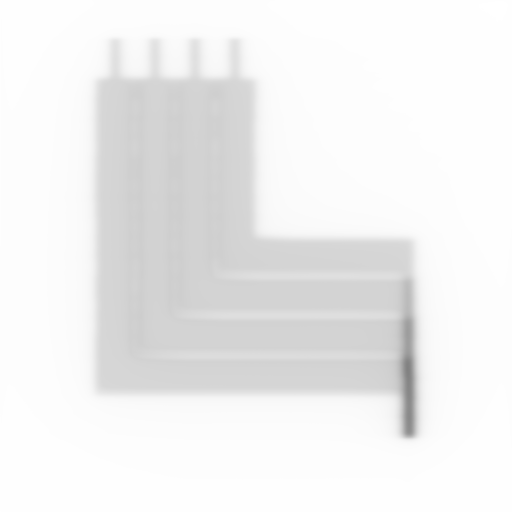
#> input picture IMAGENES FORMATO TIFF/Transmision_CampoL/prueba/TransL01.tif, 1024 x 1024 px, found by its file name (shown at 1/2 size)
$ python gantry_evaluation.py
#> lines starting #> are read from the running program, lines starting #| are printed output that depends on the picture; after the words box and inside, x2 and y2 are one past the last pixel; in counts of white or black regions, pixels touching at a corner belong together
### gantry.py
''' Se importan librerias necesarias '''
from itertools import count
import matplotlib.pyplot as plt
import cv2
import numpy as np
from reporte import PDF2
import datetime
import warnings
warnings.simplefilter(action='ignore', category=FutureWarning)
''' Creación clase para prueba Picket Fence '''
class AlineacionYCuadratura():
    '''
    Se cargan las imagenes:
    - img_raw -> imagen original
    - img -> imagen de un solo canal (blanco y negro)
    Además valores establecidos de:
    - name_img -> Necesario para creación de tabla con los datos necesarios
    - df_x -> Dataframes donde se almacena la información
    '''
    def __init__(self,path, name_img, df_alineacion, df_diferencia_angulos, df_cuadratura):
#> called with path = './Recursos/Prueba/TransL01.tif', name_img = 'TransL01.tif'
        self.img_raw = cv2.imread(path)
#> self.img_raw is the input picture: shape (1024, 1024, 3); min 129, max 255, mean 239.8
        self.img = self.img_raw[:,:,0]
        self.df_alineacion = df_alineacion
        self.df_diferencia_angulos = df_diferencia_angulos
        self.df_cuadratura = df_cuadratura
        self.name_img = name_img

    '''
    Hallar los valores de intensidad minimo y de grises
    de una imagen
    '''
    # [4 lines left out: function find_min_level, not called in this run]

    '''
    Hallar las regiones blancas dentro de una imagen recortada con los aprametros
    que le entran a la función y entrega una lista compuesta de:
    - Coordenadas centrales de la region blanca
    - Angulos de cada una de las regiones
    '''
    def find_white_zones_parameters(self, y1_percentage, y2_percentage, x1_percentage, x2_percentage):
#> called with y1_percentage = 0.12, y2_percentage = 0.88, x1_percentage = 0.12, x2_percentage = 0.88
        imgray = cv2.cvtColor(self.img_raw, cv2.COLOR_BGR2GRAY)
        w_img, h_img = imgray.shape
#> w_img = 1024; h_img = 1024
        imgray = imgray[int(h_img*y1_percentage) : int(h_img*y2_percentage), int(w_img*x1_percentage) : int(w_img*x2_percentage)]
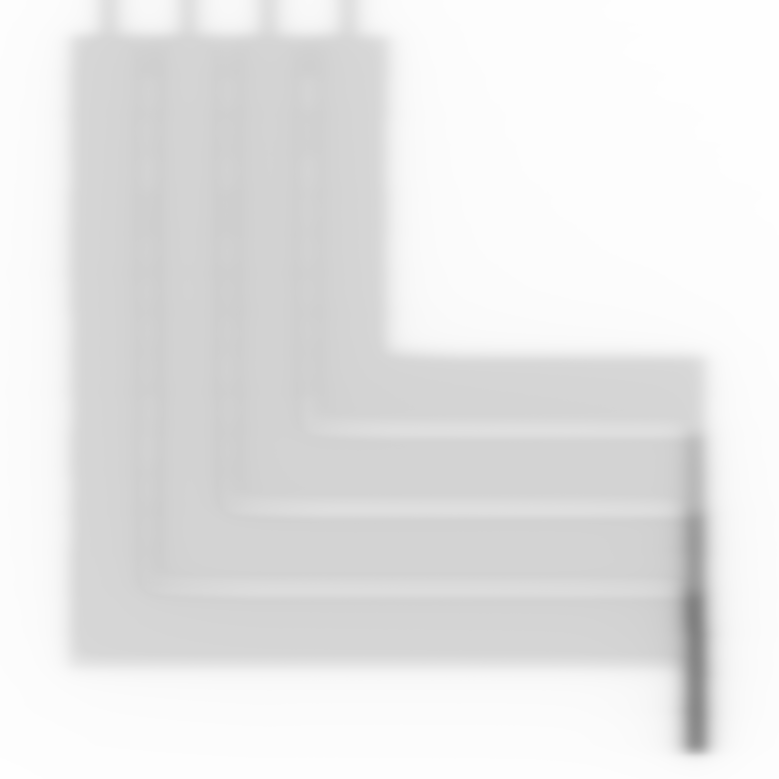
#> imgray: shape (779, 779); min 129, max 254, mean 230.2
        _, thresh = cv2.threshold(imgray, 200, 255, 0)
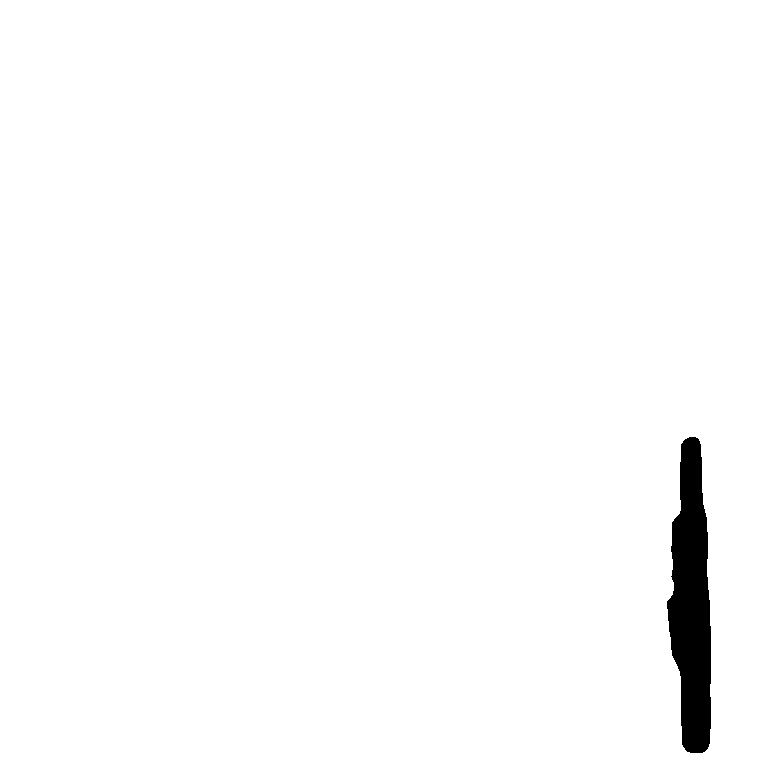
#> thresh: shape (779, 779); 98.4% white; 1 black region
        contours, _ = cv2.findContours(thresh, cv2.RETR_TREE, cv2.CHAIN_APPROX_SIMPLE)
#> contours = 2 contours; box (x1, y1, x2, y2) and area: (0, 0, 779, 779) 605284, (666, 436, 712, 754) 10154

        coordinates_list = []
        angles = [] # contiene lista con el angulo y si la lamina es superior o inferior
        lamina = "no idea"
        for cnt in contours:
            # Las variables "x" y "y" son el centro del contorno
            x,y,w,h = cv2.boundingRect(cnt)
            _,_,angle = cv2.fitEllipse(cnt)
            # coordinates es una lista que contiene dos listas, con dos puntos claves dentro de la región
            # un punto x1,y1 a la izquierda de la region y un punto x2,y2 a la derecha
            # por tanto coordinates es [[x1,y1],[x2.y2]]
            coordinates = [[int((w*0.2)+x+int(w_img*0.12)), int(y+(h/2)+int(h_img*0.12))], [int((w*0.8)+x+int(w_img*0.12)), int(y+(h/2)+int(h_img*0.12))]]
            coordinates_list.append(coordinates)

            lamina = "Inferior" if y>400 else "Superior"
            angles.append([angle, lamina])
#> this loop made 1 pass
#> (cnt, x, y, w, h) on pass 1: ([[0, 0], [0, 778], [778, 778], [778, 0]], 0, 0, 779, 779)
#> after the loop, angles = []; coordinates_list = []
        return coordinates_list, angles

    # Halla el valor de altura de una región en una imagen
    # [9 lines left out: function find_height, not called in this run]

    def find_alignment(self):
        coordinates_list, _ = self.find_white_zones_parameters(0.12, 0.88, 0.12, 0.88)
        w, h = 20, 130

        diff_heights = [] # Contiene listas con informacion de diferencia de anchos y a que lámina pertenece
        lamina = "no idea"
        for zone in coordinates_list:
            x1, y1, x2, y2 = int(zone[0][0]-w/2), int(zone[0][1]-h/2), int(zone[1][0]-w/2), int(zone[1][1]-h/2)
            height_1 = self.find_height(self.img,x1,y1,w,h)
            height_2 = self.find_height(self.img,x2,y2,w,h)
            diff = height_1 - height_2
            lamina = "Inferior" if y1>400 else "Superior"
            diff_heights.append([diff, lamina])

        return diff_heights


    def alineacion(self, mm_px, tolerance_mm):
        diff_heights = self.find_alignment()
        # print("Tolerancia Alineaión [mm] =", tolerance_mm)

        error = 0
        for i in diff_heights:
            # print(i*mm_px)
            if abs(i[0])*mm_px > tolerance_mm:
                new_row = {'Image':self.name_img, 'Diferencia ancho [mm]':(round(i[0]*mm_px, 4)), 'Lamina':i[1], 'Resultado':"No pasa"}
                error = 1
            else:
                new_row = {'Image':self.name_img, 'Diferencia ancho [mm]':(round(i[0]*mm_px, 4)), 'Lamina':i[1], 'Resultado':"Pasa"}
            self.df_alineacion = self.df_alineacion.append(new_row, ignore_index=True)


        if error == 1:
            self.resultado_alineacion = "No pasa."
            self.mensaje_alineacion = "Revise angulación en dirección GT y planicidad del EPID."
            mensaje = "\n La prueba excede la tolerancia. Revise: \n 1. El gantry, angulación en direccion GT. \n 2. La planicidad del EPID. \n Puede hacer uso del nivel de burbuja, digitales o semejantes. \n "
        else:
            self.resultado_alineacion = "Pasa."
            self.mensaje_alineacion = "La prueba cumple los parámetros de evaluación. Alineación."
            mensaje = "\n La prueba cumple los parámetros de evaluación. Alineación. \n"

        return self.df_alineacion, mensaje

    '''
    Compara los valores de angulos entre dos zonas horizontales dentro de la imagen
    '''
    # [25 lines left out: function comparacion_angulos, not called in this run]

    '''
    Encuentra la diferencia entre los angulos de las láminas y el borde del colimador secundario
    '''
    # [86 lines left out: functions cuadratura, generar_pdf, not called in this run]

'''
CODIGOS IMPORTANTES PARA PRUEBAS

    # [10 lines of commented-out code are left out]

'''

### gantry_evaluation.py
from gantry import AlineacionYCuadratura
import pandas as pd
import os
import datetime

columns_alineacion = {'Image':[], 'Diferencia ancho [mm]' :[], 'Lamina':[], 'Resultado':[]}
columns_diferencia_angulos = {'Image':[], 'Diferencia angulos [grados]' :[], 'Resultado':[]}
columns_cuadratura = {'Image':[], 'Diferencia angulos [grados]' :[], 'Lamina':[], 'Resultado':[]}
df_alineacion = pd.DataFrame(columns_alineacion)
df_diferencia_angulos = pd.DataFrame(columns_diferencia_angulos)
df_cuadratura = pd.DataFrame(columns_cuadratura)

mm_px = 0.283
tolerance_mm, tolerance_grados = 2, 5

directory = './Recursos/Prueba/'
for name_img in os.listdir(directory):
    path_img = os.path.join(directory, name_img)
    # checking if it is a file
    if os.path.isfile(path_img) and path_img.endswith('.tif'):
        prueba = AlineacionYCuadratura(path_img, name_img, df_alineacion, df_diferencia_angulos, df_cuadratura)
#> (the run stopped early here; a loop or call above may not have finished)
